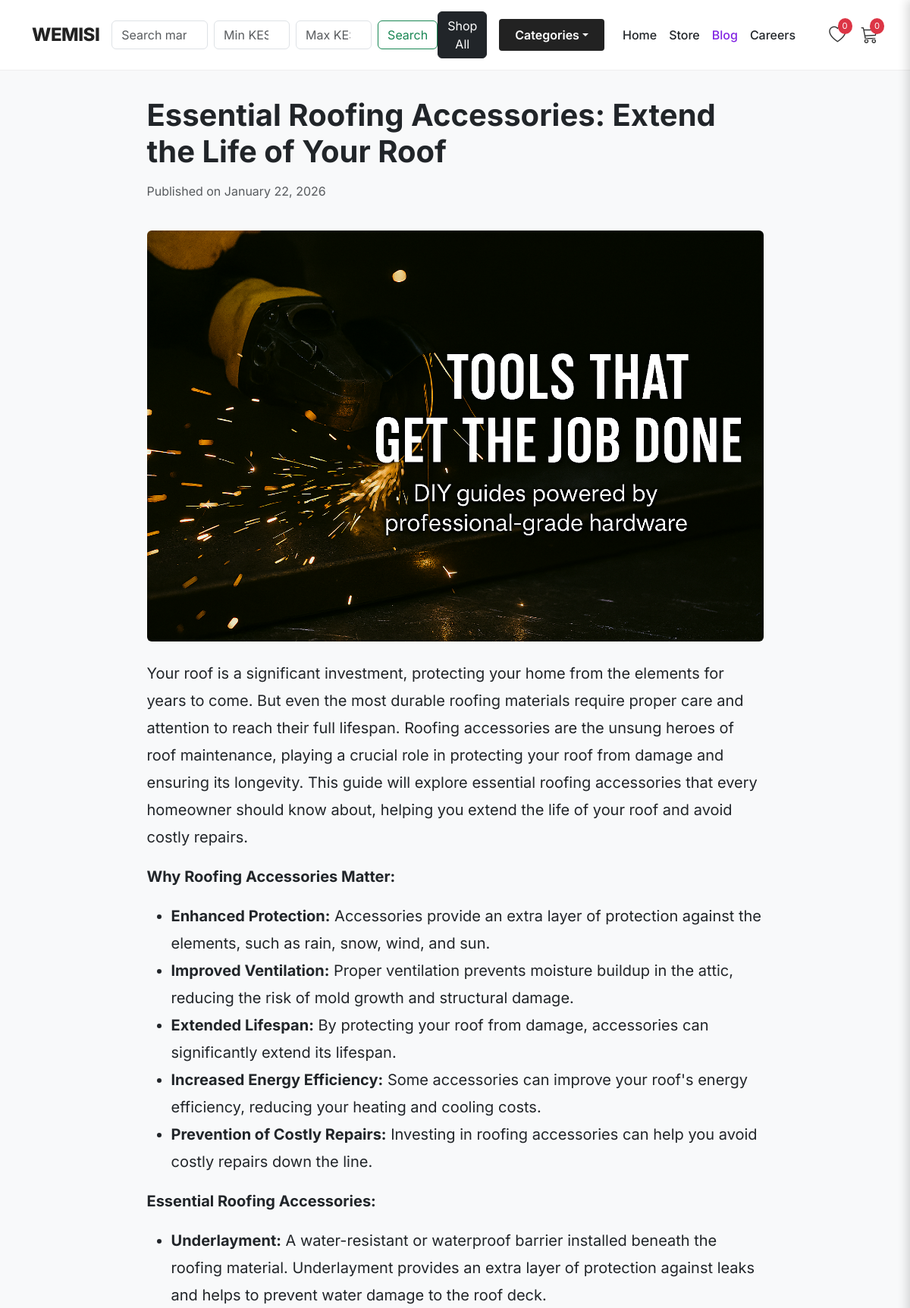
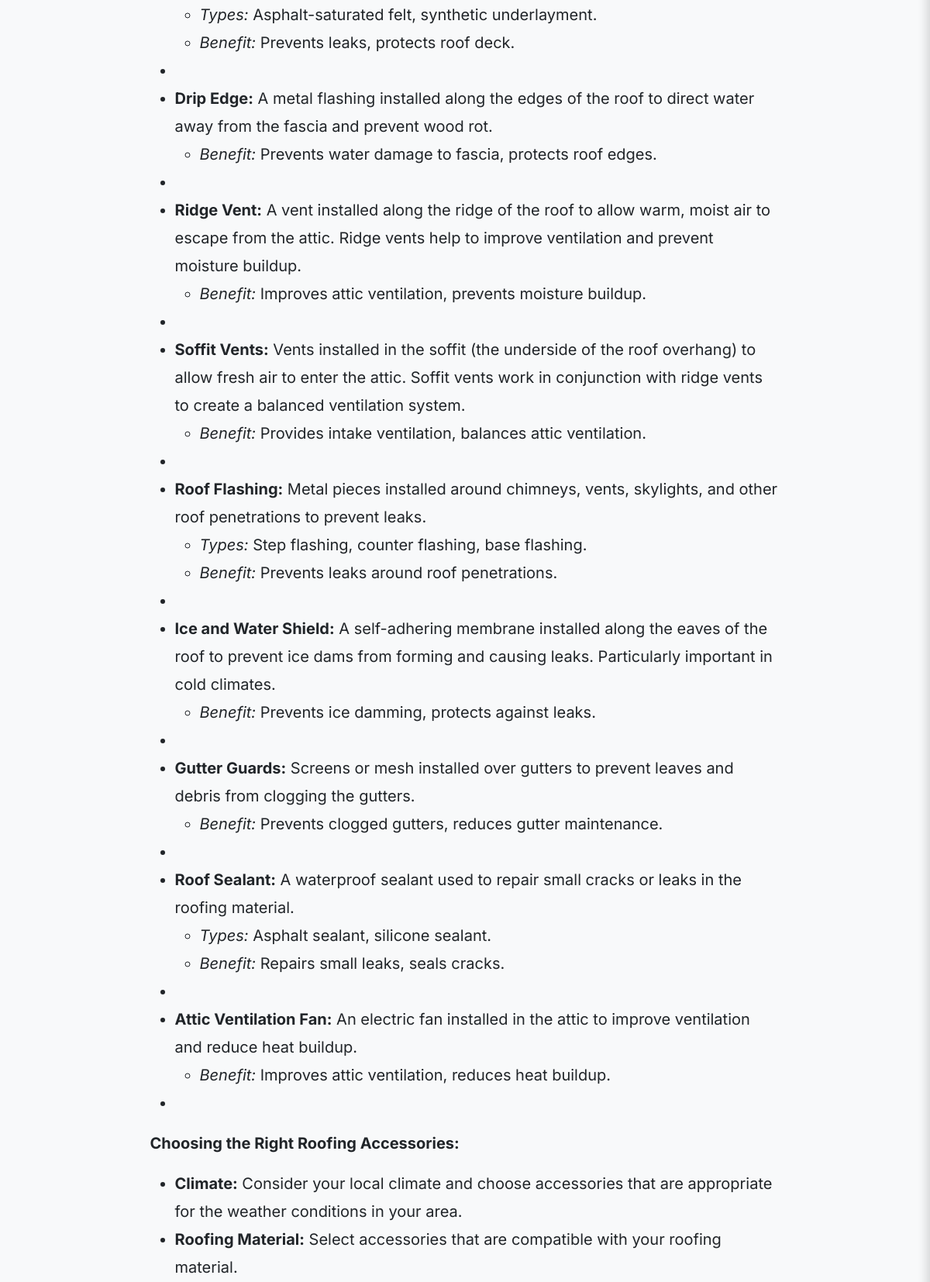
/blog/essential-roofing-accessories-extend-the-life-of-your-roof/ (upper part), run on the app's committed database (2 pictures, top to bottom).
### store/models.py (models this page shows, shortened)
class BlogPost(models.Model):
    title = models.CharField(max_length=200)
    slug = models.SlugField(unique=True, max_length=255, help_text="Auto-generated from title. Used for the URL.")
    content = CKEditor5Field('Content', config_name='extends', help_text="The main content of the blog post.")
    image = models.ImageField(upload_to='blog_images/', help_text="A feature image for the blog post.")
    published_date = models.DateTimeField(default=timezone.now)
    author = models.ForeignKey(User, on_delete=models.SET_NULL, null=True, blank=True)
    class Meta:
        ordering = ['-published_date'] # This will show the newest posts first

### store/views.py (the view)
# urls.py: path('blog/<slug:slug>/', views.blog_post_detail, name='blog_post_detail'), # The detail page for a single post
def blog_post_detail(request, slug):
    post = get_object_or_404(BlogPost, slug=slug)
    return render(request, 'store/blog_post_detail.html', {'post': post})

### store/context_processors.py (called while the page is built)
def cart_and_wishlist_count(request):
    cart = request.session.get("cart", {})
    wishlist = request.session.get("wishlist", [])
    return {
        "menu_categories": Category.objects.all(),
        "cart_count": sum(cart.values()),
        "wishlist_count": len(wishlist),
    }

### mbele/templates/store/blog_post_detail.html (shortened to what this page needs)
{% extends 'store/base.html' %}
{% block content %}
<div class="container my-5">
    <div class="row justify-content-center">
        <div class="col-lg-9">
            <h1 class="fw-bold text-dark mb-3">{{ post.title }}</h1>
            <p class="text-muted">Published on {{ post.published_date|date:"F d, Y" }}</p>
            {% if post.image %}
                <img src="{{ post.image.url }}" class="img-fluid rounded my-4" alt="{{ post.title }}">
            {% endif %}
            <div class="fs-5" style="line-height: 1.8;">
                {{ post.content|safe }}
            </div>
        </div>
    </div>
</div>
{% endblock %}

### mbele/templates/store/base.html (style rules this page uses)
body { font-family: 'Inter', sans-serif; background-color: #f8f9fa; }

### data on the page
BlogPost: title "Essential Roofing Accessories: Extend the Life of Your Roof", published_date "January 22, 2026", image (picture), content "Your roof is a significant investment, protecting your home from the elements for years to come. But even the most durable roofing materials require proper care and attention to reach their full lifespan. Roofing accessories are the unsung heroes of roof maintenance, playing a crucial role in protecting your roof from damage and ensuring its longevity. This guide will explore essential roofing accessories that every homeowner should know about, helping you extend the life of your roof and avoid costly repairs. Why Roofing Accessories Matter: Enhanced Protection: Accessories provide an extra layer of protection against the elements, such as rain, snow, wind, and sun. Improved Ventilation:…"

### other printed values
{{ wishlist_count|default:"0" }} "0"
{{ cart_count|default:"0" }} "0"
